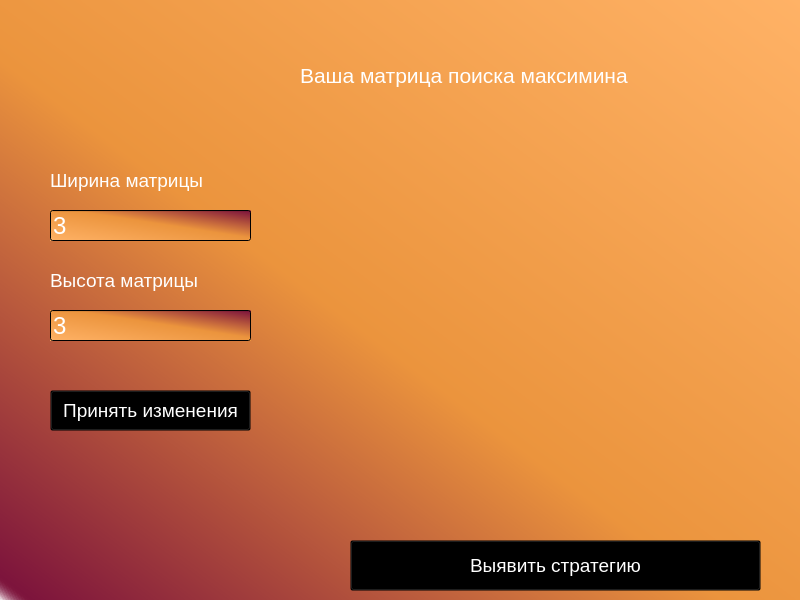
<?xml version="1.0" encoding="UTF-8"?>
<ui version="4.0">
 <class>MinMaxForm</class>
 <widget class="QMainWindow" name="MinMaxForm">
  <property name="geometry">
   <rect>
    <x>0</x>
    <y>0</y>
    <width>800</width>
    <height>600</height>
   </rect>
  </property>
  <property name="minimumSize">
   <size>
    <width>800</width>
    <height>600</height>
   </size>
  </property>
  <property name="maximumSize">
   <size>
    <width>800</width>
    <height>600</height>
   </size>
  </property>
  <property name="windowTitle">
   <string>MainWindow</string>
  </property>
  <property name="styleSheet">
   <string notr="true">background-color: qlineargradient(spread:pad, x1:1, y1:0, x2:0, y2:1, stop:0 rgba(255, 178, 102, 255), stop:0.55 rgba(235, 148, 61, 255), stop:0.98 rgba(125, 20, 60, 255), stop:1 rgba(0, 0, 0, 0));</string>
  </property>
  <widget class="QWidget" name="centralwidget">
   <property name="styleSheet">
    <string notr="true">background-color: transparent;</string>
   </property>
   <widget class="QLabel" name="label_matrix">
    <property name="geometry">
     <rect>
      <x>300</x>
      <y>50</y>
      <width>501</width>
      <height>51</height>
     </rect>
    </property>
    <property name="font">
     <font>
      <pointsize>16</pointsize>
     </font>
    </property>
    <property name="styleSheet">
     <string notr="true">border-color: transparent;
color: rgb(255, 255, 255);</string>
    </property>
    <property name="text">
     <string>Ваша матрица поиска максимина</string>
    </property>
   </widget>
   <widget class="QWidget" name="widget" native="true">
    <property name="geometry">
     <rect>
      <x>300</x>
      <y>100</y>
      <width>500</width>
      <height>500</height>
     </rect>
    </property>
    <property name="styleSheet">
     <string notr="true">border-color: transparent;</string>
    </property>
    <widget class="QPushButton" name="ButtonStrategy">
     <property name="geometry">
      <rect>
       <x>50</x>
       <y>440</y>
       <width>411</width>
       <height>51</height>
      </rect>
     </property>
     <property name="font">
      <font>
       <pointsize>14</pointsize>
      </font>
     </property>
     <property name="styleSheet">
      <string notr="true">background-color: transparent;
color: rgb(255, 255, 255);</string>
     </property>
     <property name="text">
      <string>Выявить стратегию</string>
     </property>
    </widget>
    <widget class="QTableWidget" name="tableView">
     <property name="geometry">
      <rect>
       <x>0</x>
       <y>0</y>
       <width>501</width>
       <height>411</height>
      </rect>
     </property>
     <property name="font">
      <font>
       <pointsize>16</pointsize>
       <bold>true</bold>
       <hintingpreference>PreferDefaultHinting</hintingpreference>
      </font>
     </property>
     <attribute name="horizontalHeaderDefaultSectionSize">
      <number>75</number>
     </attribute>
     <attribute name="verticalHeaderDefaultSectionSize">
      <number>75</number>
     </attribute>
    </widget>
   </widget>
   <widget class="QLineEdit" name="line_width">
    <property name="geometry">
     <rect>
      <x>50</x>
      <y>210</y>
      <width>201</width>
      <height>31</height>
     </rect>
    </property>
    <property name="font">
     <font>
      <pointsize>18</pointsize>
     </font>
    </property>
    <property name="styleSheet">
     <string notr="true">border-color: transparent;
color: rgb(255, 255, 255);
background-color: qlineargradient(spread:pad, x1:0, y1:1, x2:1, y2:0, stop:0 rgba(255, 178, 102, 255), stop:0.55 rgba(235, 148, 61, 255), stop:0.98 rgba(125, 20, 60, 255), stop:1 rgba(0, 0, 0, 0));
border-color: rgb(0, 0, 0);</string>
    </property>
    <property name="text">
     <string>3</string>
    </property>
   </widget>
   <widget class="QLineEdit" name="line_heigth">
    <property name="geometry">
     <rect>
      <x>50</x>
      <y>310</y>
      <width>201</width>
      <height>31</height>
     </rect>
    </property>
    <property name="font">
     <font>
      <pointsize>18</pointsize>
     </font>
    </property>
    <property name="styleSheet">
     <string notr="true">border-color: transparent;
color: rgb(255, 255, 255);
background-color: qlineargradient(spread:pad, x1:0, y1:1, x2:1, y2:0, stop:0 rgba(255, 178, 102, 255), stop:0.55 rgba(235, 148, 61, 255), stop:0.98 rgba(125, 20, 60, 255), stop:1 rgba(0, 0, 0, 0));
border-color: rgb(0, 0, 0);</string>
    </property>
    <property name="text">
     <string>3</string>
    </property>
   </widget>
   <widget class="QLabel" name="label_width">
    <property name="geometry">
     <rect>
      <x>50</x>
      <y>160</y>
      <width>171</width>
      <height>41</height>
     </rect>
    </property>
    <property name="font">
     <font>
      <pointsize>14</pointsize>
     </font>
    </property>
    <property name="styleSheet">
     <string notr="true">background-color: transparent;
color: rgb(255, 255, 255);</string>
    </property>
    <property name="text">
     <string>Ширина матрицы</string>
    </property>
   </widget>
   <widget class="QLabel" name="label_heigth">
    <property name="geometry">
     <rect>
      <x>50</x>
      <y>260</y>
      <width>171</width>
      <height>41</height>
     </rect>
    </property>
    <property name="font">
     <font>
      <pointsize>14</pointsize>
     </font>
    </property>
    <property name="styleSheet">
     <string notr="true">background-color: transparent;
color: rgb(255, 255, 255);</string>
    </property>
    <property name="text">
     <string>Высота матрицы</string>
    </property>
   </widget>
   <widget class="QPushButton" name="ButtonTable">
    <property name="geometry">
     <rect>
      <x>50</x>
      <y>390</y>
      <width>201</width>
      <height>41</height>
     </rect>
    </property>
    <property name="font">
     <font>
      <pointsize>14</pointsize>
     </font>
    </property>
    <property name="styleSheet">
     <string notr="true">background-color: transparent;
color: rgb(255, 255, 255);
border-color: rgb(0, 0, 0);</string>
    </property>
    <property name="text">
     <string>Принять изменения</string>
    </property>
   </widget>
  </widget>
 </widget>
 <resources/>
 <connections/>
</ui>
